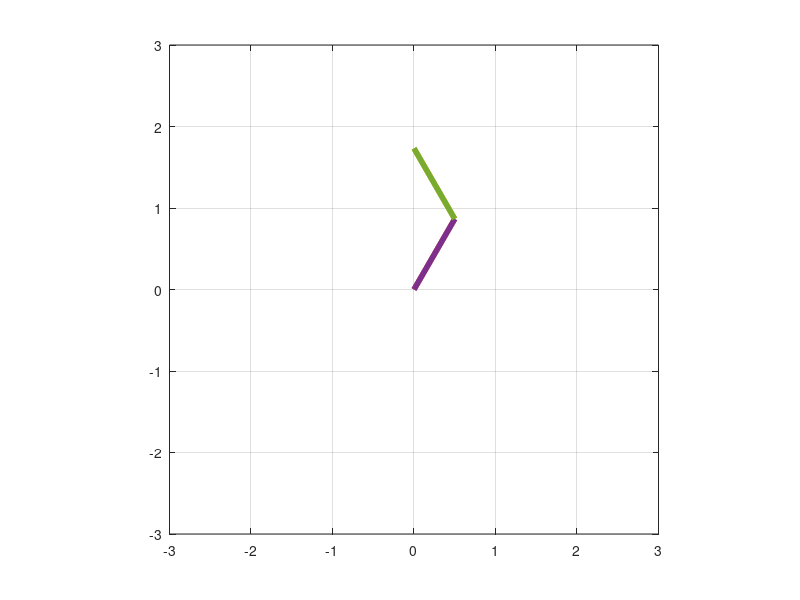

MATLAB code for this plot: (Note: this script raises an error after producing the figure.)
function Example5_3
clear all
global m1 m2 m3 m4 I1 I2 I3 I4 g l1 l2 l3 l4 s1 s2 s3 s4 v  chx chy u cbx cby
m1=1;
m2=1;
m3=1;
m4=1;
l1=1;
l2=1;
l3=1;
l4=1;
s1=0.5;
s2=0.5;
s3=0.5;
s4=0.5;
g=9.81;
I1=m1*l1^2/12;
I2=m2*l2^2/12;
I3=m3*l3^2/12;
I4=m4*l4^2/12;
v=0.5;
theta1=pi/3;
theta2=pi*2/3;
theta3=pi*2/3;
theta4=pi/3;
chx=l1*cos(theta1)+l2*cos(theta2);
chy=l1*sin(theta1)+l2*sin(theta2);
u=0.5;
cbx=0;
cby=0;

TSPAN=[0:1E-2:2];
X0=[s1*cos(theta1) s1*sin(theta1) theta1 l1*cos(theta1)+s2*cos(theta2) l1*sin(theta1)+s2*sin(theta2) theta2 l4*cos(theta4)+s3*cos(theta3) l4*sin(theta4)+s3*sin(theta3) theta3 s4*cos(theta4) s4*sin(theta4) theta4 0 0 0 0 0 0 0 0 0 0 0 0];
[t,X]=ode45(@func,TSPAN,X0);

for i=1:length(X)
    figure(1);
    plot([0,0],[0,0]);
    grid;
    axis square;
    xmin=-3;xmax=3;ymin=-3;ymax=3;
    axis([xmin,xmax,ymin,ymax]);
    hold on;
    xQp=X(i,1)-s1*cos(X(i,3));
    yQp=X(i,2)-s1*sin(X(i,3));
    xPp1=X(i,1)+(l1-s1)*cos(X(i,3));
    yPp1=X(i,2)+(l1-s1)*sin(X(i,3));
    xPp2=X(i,4)-s2*cos(X(i,6));
    yPp2=X(i,5)-s2*sin(X(i,6));
    xRp=X(i,4)+(l2-s2)*cos(X(i,6));
    yRp=X(i,5)+(l2-s2)*sin(X(i,6));
    xRs=X(i,7)+(l3-s3)*cos(X(i,9));
    yRs=X(i,8)+(l3-s3)*sin(X(i,9));
    xPs2=X(i,7)-s3*cos(X(i,9));
    yPs2=X(i,8)-s3*sin(X(i,9));
    xPs1=X(i,10)+(l4-s4)*cos(X(i,12));
    yPs1=X(i,11)+(l4-s4)*sin(X(i,12));
    xQs=X(i,10)-s4*cos(X(i,12));
    yQs=X(i,11)-s4*sin(X(i,12));
    plot([xQp,xPp1],[yQp,yPp1],'linewidth',4);
    plot([xRp,xPp2],[yRp,yPp2],'linewidth',4);
    plot([xQs,xPs1],[yQs,yPs1],'linewidth',4);
    plot([xRs,xPs2],[yRs,yPs2],'linewidth',4);
    drawnow
    hold off
    set(1,'doublebuffer','on')
end

figure(2);
plot(t,X(:,5)+(l2-s2)*sin(X(:,6)))
xlabel('time','FontSize',18);
ylabel('Ry','FontSize',18);

function dXdt=func(t,X)
global m1 m2 m3 m4 I1 I2 I3 I4 g l1 l2 l3 l4 s1 s2 s3 s4 v  chx chy u cbx cby
M1=[m1 0 0;
    0 m1 0;
    0 0 I1];
M2=[m2 0 0;
    0 m2 0;
    0 0 I2];
M3=[m3 0 0;
    0 m3 0;
    0 0 I3];
M4=[m4 0 0;
    0 m4 0;
    0 0 I4];
Q=[0;
    -m1*g;
    0;
    0;
    -m2*g;
    0;
    0;
    -m3*g;
    0;
    0;
    -m4*g;
    0];

Cq1=[1 0 s1*sin(X(3));
    0 1 -s1*cos(X(3));
    1 0 -(l1-s1)*sin(X(3));
    0 1 (l1-s1)*cos(X(3));
    0 0 0;
    0 0 0;
    0 0 0;
    0 0 0;
    0 0 0;
    0 0 0;
    0 0 0;
    0 0 0];
Cq2=[0 0 0;
    0 0 0;
    -1 0 -s2*sin(X(6));
    0 -1 s2*cos(X(6));
    1 0 -(l2-s2)*sin(X(6));
    0 1 (l2-s2)*cos(X(6));
    0 0 0;
    0 0 0;
    1 0 -(l2-s2)*sin(X(6));
    0 1 (l2-s2)*cos(X(6));
    0 0 0;
    0 0 0];
Cq3=[0 0 0;
     0 0 0;
     0 0 0;
     0 0 0;
    -1 0 (l3-s3)*sin(X(9));
    0 -1 -(l3-s3)*cos(X(9));
    1 0 s3*sin(X(9));
    0 1 -s3*cos(X(9));
    0 0 0;
    0 0 0;
    0 0 0;
    0 0 0];
Cq4=[0 0 0;
    0 0 0;
    0 0 0;
    0 0 0;
    0 0 0;
    0 0 0;
    -1 0 (l4-s4)*sin(X(12));
    0 -1 -(l4-s4)*cos(X(12));
    0 0 0;
    0 0 0;
    1 0 s4*sin(X(12));
    0 1 -s4*cos(X(12))]; 
A=[M1 zeros(3,3) zeros(3,3) zeros(3,3)   Cq1';
    zeros(3,3) M2 zeros(3,3) zeros(3,3)  Cq2';
    zeros(3,3) zeros(3,3) M3 zeros(3,3)  Cq3';
    zeros(3,3) zeros(3,3) zeros(3,3) M4  Cq4';
    Cq1        Cq2        Cq3       Cq4  zeros(12,12)];

alph=50;
beta=50;
C=[X(1)-s1*cos(X(3));
    X(2)-s1*sin(X(3));
    X(1)+(l1-s1)*cos(X(3))-X(4)+s2*cos(X(6));
    X(2)+(l1-s1)*sin(X(3))-X(5)+s2*sin(X(6));
    X(4)+(l2-s2)*cos(X(6))-X(7)-(l3-s3)*cos(X(9));
    X(5)+(l2-s2)*sin(X(6))-X(8)-(l3-s3)*sin(X(9));
    X(7)-s3*cos(X(9))-X(10)-(l4-s4)*cos(X(12));
    X(8)-s3*sin(X(9))-X(11)-(l4-s4)*sin(X(12));
    X(4)+(l2-s2)*cos(X(6))-(v*t+chx);
    X(5)+(l2-s2)*sin(X(6))-chy;
    X(10)-s2*cos(X(12))-(u*t+cbx);
    X(11)-s2*sin(X(12))-cby];
    
C1=[X(13)+s1*sin(X(3))*X(15);
    X(14)-s1*cos(X(3))*X(15);
    X(13)-(l1-s1)*sin(X(3))*X(15)-X(16)-s2*sin(X(6))*X(18);
    X(14)+(l1-s1)*cos(X(3))*X(15)-X(17)+s2*cos(X(6))*X(18);
    X(16)-(l2-s2)*sin(X(6))*X(18)-X(19)+(l3-s3)*sin(X(9))*X(21);
    X(17)+(l2-s2)*cos(X(6))*X(18)-X(20)-(l3-s3)*cos(X(9))*X(21);
    X(19)+s3*sin(X(9))*X(21)-X(22)+(l4-s4)*sin(X(12))*X(24);
    X(20)-s3*cos(X(9))*X(21)-X(23)-(l4-s4)*cos(X(12))*X(24);
    X(16)-(l2-s2)*sin(X(6))*X(18)-v;
    X(17)+(l2-s2)*cos(X(6))*X(18);
    X(22)+s2*sin(X(12))*X(24)-u;
    X(23)-s2*cos(X(12))*X(24)];    
    

Gm=[s1*sin(X(3))*X(15)^2;
    s1*cos(X(3))*X(15)^2;
    -(l1-s1)*cos(X(3))*X(15)^2-s2*cos(X(6))*X(18)^2;
    -(l1-s1)*sin(X(3))*X(15)^2-s2*sin(X(6))*X(18)^2;
    -(l2-s2)*cos(X(6))*X(18)^2+(l3-s3)*cos(X(9))*X(21)^2;
    -(l2-s2)*sin(X(6))*X(18)^2+(l3-s3)*sin(X(9))*X(21)^2;
    s3*cos(X(9))*X(21)^2+(l4-s4)*cos(X(12))*X(24)^2;
    s3*sin(X(9))*X(21)^2+(l4-s4)*sin(X(12))*X(24)^2;
    -(l2-s2)*cos(X(6))*X(18)^2;
    -(l2-s2)*sin(X(6))*X(18)^2;
    s2*cos(X(12))*X(24)^2;
    s2*sin(X(12))*X(24)^2]-2*alph*C1-(beta^2)*C;
RHS=[Q;
    Gm];
ACC=A\RHS;


dXdt=zeros(24,1);
dXdt(1:12)=X(13:24);
dXdt(13:24)=ACC(1:12);

    